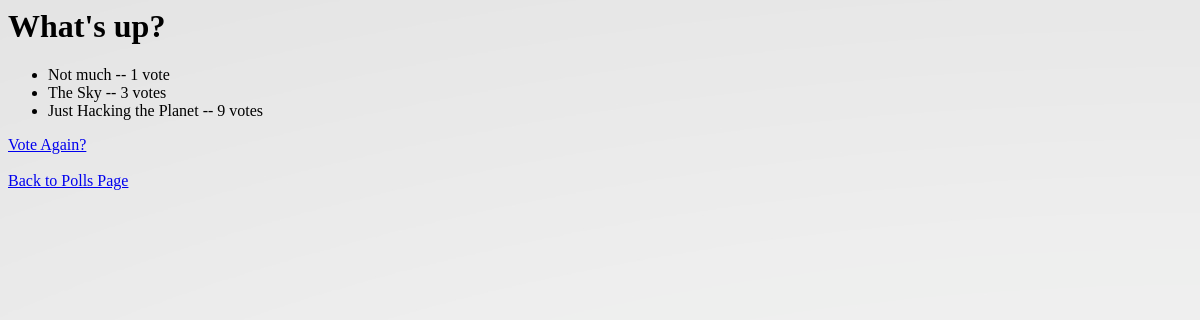
The page /polls/6/results on the database as committed earlier.
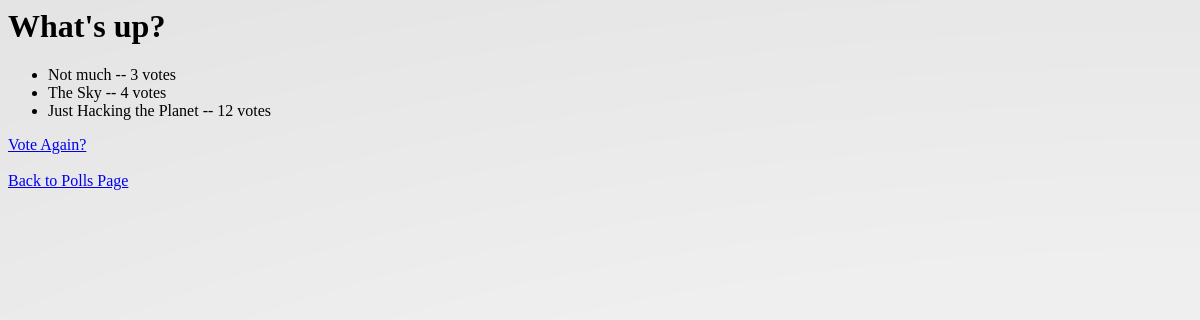
The same page on the database as committed later.
### polls/models.py (models this page shows, shortened)
class Choice(models.Model):
    question = models.ForeignKey(Question, on_delete=models.CASCADE)
    choice_text = models.CharField(max_length=200)
    votes = models.IntegerField(default=0)

### polls/views.py (the view)
# urls.py: path("<int:pk>/results", views.ResultsView.as_view(), name="results"),
class ResultsView(generic.DetailView):
    model = Question
    template_name = "polls/results.html"

### polls/templates/polls/results.html (shortened to what this page needs)
{% load static %}
<link rel="stylesheet" href= "{% static 'polls/style.css' %}">
<h1>{{ question.question_text }} </h1>
<ul>
{% for choice in question.choice_set.all %}
    <li>{{ choice.choice_text }} -- {{ choice.votes }} vote{{ choice.votes|pluralize}} </li>
{% endfor %}
</ul>
<a href="{% url 'polls:detail' question.id %}">Vote Again?</a>
<a href="{% url 'polls:index' %}">Back to Polls Page</a>

Rows that differ between the two databases and show on the page:
changed Choice "Not much": votes "1" → "3"
changed Choice "The Sky": votes "3" → "4"
changed Choice "Just Hacking the Planet": votes "9" → "12"
